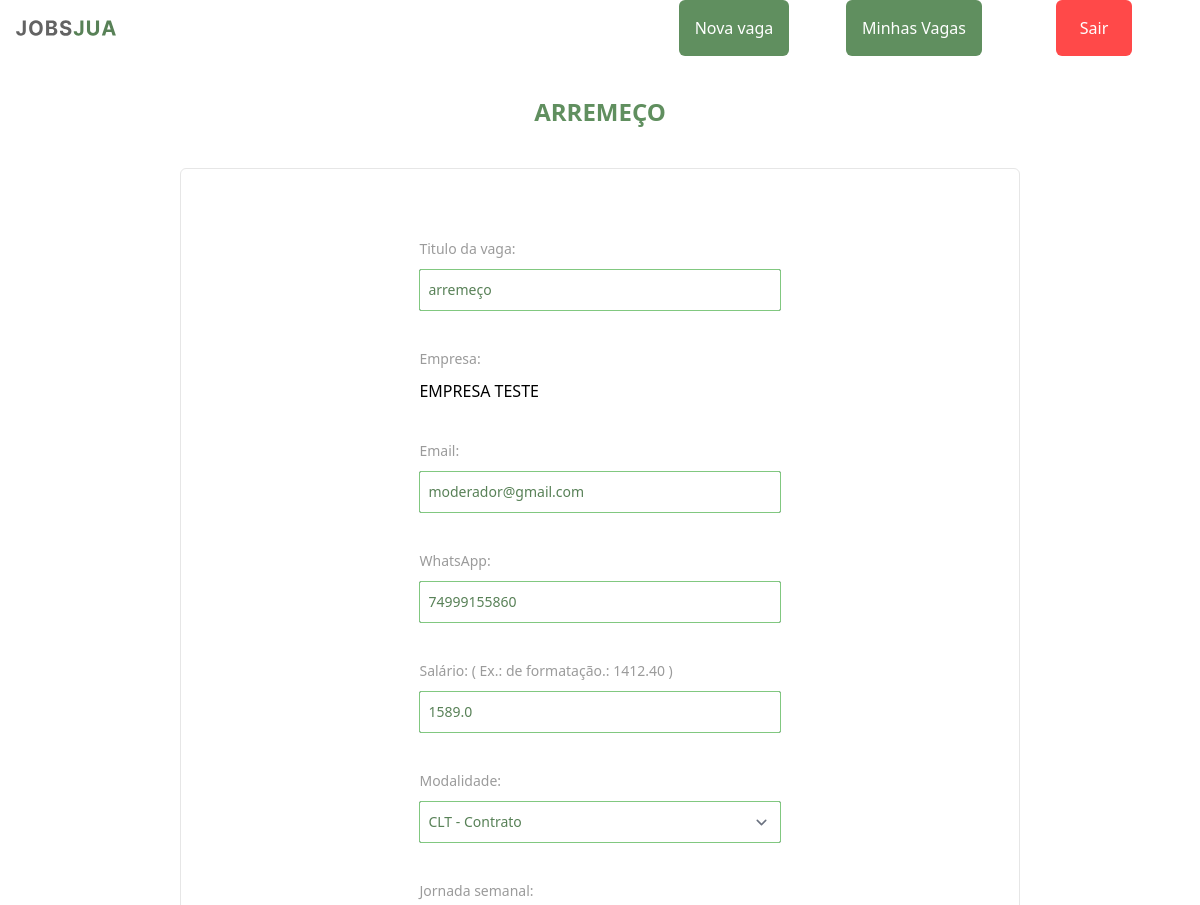
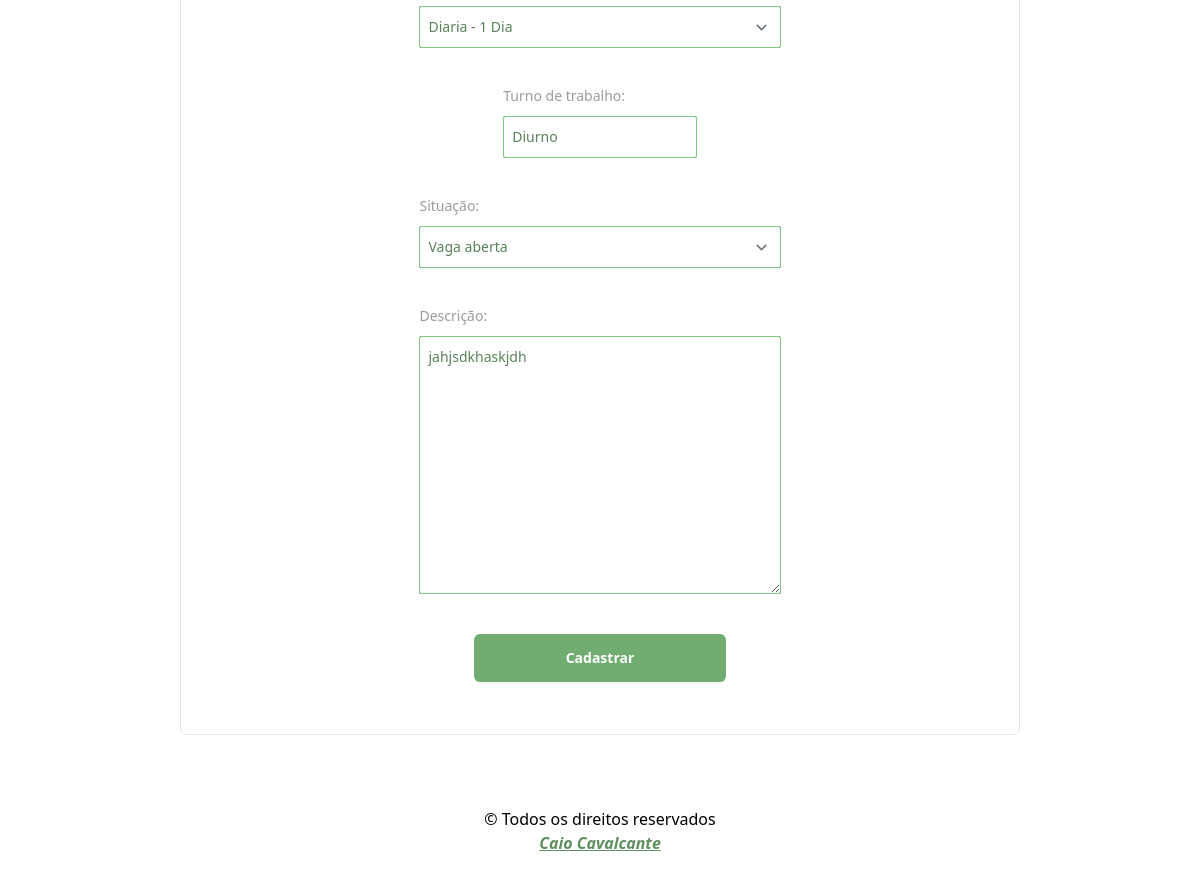
/auth/platform/edit_vacancie/3 (signed in), run on the app's committed database (2 pictures, top to bottom).
### jobs/models.py (models this page shows)
class Vacancie(models.Model):
  TYPE_MODALITY = (
    ("CLT - Efetivo",     'CLT - Efetivo'),
    ("CLT - Ferista",     'CLT - Ferista'),
    ("CLT - Contrato",    'CLT - Contrato'),
    ("AVULSO - Diaria",   'AVULSO - Diaria'),
    ("AVULSO - Semanal",  'AVULSO - Semanal'),
    ("AVULSO - Quinzena", 'AVULSO - Quinzena'),
    ("CNPJ - Prestação de serviço",  'CNPJ - Prestação de serviço'),
  )
  TYPE_JOURNEY = (
    ("Escala - 5x1",      'Escala - 5x1'),
    ("Escala - 5x2",      'Escala - 5x2'),
    ("Escala - 6x1",      'Escala - 6x1'),
    ("Escala - 12x36",    'Escala - 12x36'),
    ("Escala - 18x36",    'Escala - 18x36'),
    ("Diaria - 1 Dia",    'Diaria - 1 Dia'),
    ("Diaria - 7 Dias",   'Diaria - 7 Dias'),
    ("Diaria - 15 Dias",  'Diaria - 15 Dias'),
  )
  TYPE_STATE = (
    (True,'Vaga aberta'),
    (False,'Vaga fechada'),
  )
  title = models.CharField(max_length=200, blank=False, null=False, verbose_name="Titulo")
  enterprise = models.ForeignKey(Enterprise,on_delete=models.CASCADE, verbose_name="Empresa")
  email = models.CharField(max_length=200, blank=False, null=False, verbose_name="Email")
  whatsapp = models.CharField(max_length=200, blank=False, null=False, verbose_name="WhatsApp")
  wage = models.FloatField(max_length=200, blank=False, null=False, verbose_name="Salário")
  modality = models.CharField(choices=TYPE_MODALITY, verbose_name="Modalidade", max_length=200)
  weekly_journey = models.CharField(choices=TYPE_JOURNEY, verbose_name="Jornada", max_length=200)
  work_shift = models.CharField(max_length=200, blank=False, null=False, verbose_name="Turno")
  state = models.BooleanField( choices=TYPE_STATE, default=True , verbose_name="Estado",  )
  description = models.TextField(max_length=2000, blank=False, null=False, verbose_name="Descrição")
  create_at = models.DateTimeField(auto_now=True)
  class Meta:
    verbose_name_plural = 'Vagas'
  def __str__(self):
    return self.title

class Enterprise(AbstractUser):
  HIRING_CHOICES = (
    (True, "Sim"),
    (False, "Não"),
  )
  cnpj = models.CharField(max_length=17, null=False, blank=False,unique=False, verbose_name="CNPJ")
  email = models.EmailField(unique=True, verbose_name="Email")
  sector = models.CharField(max_length=200, verbose_name="Setor")
  phone = models.CharField(max_length=11, blank=False, null=False, verbose_name="Telefone")
  whatsapp = models.CharField(max_length=11, blank=False, null=True, verbose_name="WhatsApp")
  is_hiring = models.BooleanField(choices=HIRING_CHOICES, verbose_name="Está contratando", null=False, default=True)
  USERNAME_FIELD = 'email'
  REQUIRED_FIELDS = [
    'username',
  ]
  class Meta:
    verbose_name_plural = 'Empresas'
  def __str__(self):
    return f"{self.username}"

### secret/views.py (the view, shortened to what this page needs)
# urls.py: path('platform/edit_vacancie/<int:id>', views.edit_vacancie, name="edit_vacancie"),
@login_required(login_url='login')
def edit_vacancie(request, id):
  vacancie = Vacancie.objects.get(id=id)
  form = VacancieForm(instance=vacancie)
  if request.method == "GET":
    context = { 'vacancie': vacancie,'form': form }
    return render(request, template_name='edit_vacancie.html', context=context)

### secret/templates/edit_vacancie.html (shortened to what this page needs)
{% extends "jobs/base.html" %}
{% block title-page %}
  {{ vacancie|upper }}
{% endblock title-page %}
{% block main %}
  <form class="space-y-5 flex flex-wrap justify-center w-full h-auto py-5 rounded-sm
  md:w-[70%]
  lg:w-[50%]
  "action="{% url 'edit_vacancie' id=vacancie.id %}" method="POST">
  <div class="p-2 w-[90%]">
    <label for="title" class="block text-sm/6 font-medium text-myWhite-800">Titulo da vaga:</label>
    <div class="mt-2">
      {{ form.title }}
    </div>
  </div>
  <div class="p-2 w-[90%]">
    <label for="enterprise" class="block text-sm/6 font-medium text-myWhite-800">Empresa:</label>
    <div class="mt-2">
      {{ vacancie.enterprise|upper }}
    </div>
  </div>
  <div class="p-2 w-[90%]">
    <label for="email" class="block text-sm/6 font-medium text-myWhite-800">Email:</label>
    <div class="mt-2">
      {{ form.email }}
    </div>
  </div>
  <div class="p-2 w-[90%]">
    <label id="whatsapp" for="whatsapp" class="block text-sm/6 font-medium text-myWhite-800">WhatsApp:</label>
    <div class="mt-2">
      {{ form.whatsapp }}
    </div>
  </div>
  <div class="p-2 w-[90%]">
    <label for="wage" class="block text-sm/6 font-medium text-myWhite-800">Salário: ( Ex.: de formatação.: 1412.40 )</label>
    <div class="mt-2">
      {{ form.wage }}
    </div>
  </div>
  <div class="p-2 w-[90%]">
    <label for="modality" class="block text-sm/6 font-medium text-myWhite-800">Modalidade:</label>
    <div class="mt-2">
      {{ form.modality }}
    </div>
  </div>
  <div class="p-2 w-[90%]">
    <label for="weekly_journey" class="block text-sm/6 font-medium text-myWhite-800">Jornada semanal:</label>
    <div class="mt-2">
      {{ form.weekly_journey }}
    </div>
  </div>
  <div class="p-2
w-[70%]
md:w-[40%]
lg:w-[50%]
">
    <label for="work_shift" class="block text-sm/6 font-medium text-myWhite-800">Turno de trabalho:</label>
    <div class="mt-2">
      {{ form.work_shift }}
    </div></input>
  </div>
  <div class="p-2 w-[90%]">
    <label for="state" class="block text-sm/6 font-medium text-myWhite-800">Situação:</label>
    <div class="mt-2">
      {{ form.state }}
    </div>
  </div>
  <div class="p-2 w-[90%]">
    <label for="description" class="block text-sm/6 font-medium text-myWhite-800">Descrição:</label>
    <div class="mt-2">
      {{ form.description }}
    </div>
  </div>
  <div class="w-[60%] m-auto">
    <button type="submit"
      class="flex w-full justify-center rounded-md bg-myGreen-500 hover:bg-myGreen-600 duration-300  py-3 my-3 text-sm/6 font-semibold text-myWhite-50 shadow-sm">Cadastrar</button>
  </div>
</form>
{% endblock main %}

### data on the page
Vacancie: title "ARREMEÇO", title "arremeço", enterprise "EMPRESA TESTE", email "moderador@gmail.com", whatsapp "74999155860", wage "1589.0", modality "CLT - Contrato", weekly_journey "Diaria - 1 Dia", work_shift "Diurno", state "Vaga aberta", description "jahjsdkhaskjdh"
